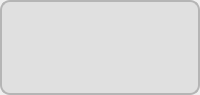
<?xml version="1.0" encoding="UTF-8"?>
<ui version="4.0">
 <class>EmailPreviewWidget</class>
 <widget class="QWidget" name="EmailPreviewWidget">
  <property name="geometry">
   <rect>
    <x>0</x>
    <y>0</y>
    <width>200</width>
    <height>95</height>
   </rect>
  </property>
  <property name="minimumSize">
   <size>
    <width>200</width>
    <height>95</height>
   </size>
  </property>
  <property name="windowTitle">
   <string>Form</string>
  </property>
  <layout class="QVBoxLayout" name="verticalLayout">
   <property name="spacing">
    <number>0</number>
   </property>
   <property name="leftMargin">
    <number>0</number>
   </property>
   <property name="topMargin">
    <number>0</number>
   </property>
   <property name="rightMargin">
    <number>0</number>
   </property>
   <property name="bottomMargin">
    <number>0</number>
   </property>
   <item>
    <widget class="QFrame" name="EmailPreviewFrame">
     <property name="styleSheet">
      <string notr="true">QFrame#EmailPreviewFrame {
	background: #e0e0e0;
	border: 2px solid #b5b5b5;
	border-radius: 10;
}

QFrame#EmailPreviewFrame:hover {
	background: #cecece;
}</string>
     </property>
     <property name="frameShape">
      <enum>QFrame::NoFrame</enum>
     </property>
     <property name="frameShadow">
      <enum>QFrame::Raised</enum>
     </property>
     <layout class="QVBoxLayout" name="verticalLayout_4">
      <property name="spacing">
       <number>0</number>
      </property>
      <property name="leftMargin">
       <number>0</number>
      </property>
      <property name="topMargin">
       <number>0</number>
      </property>
      <property name="rightMargin">
       <number>0</number>
      </property>
      <property name="bottomMargin">
       <number>0</number>
      </property>
      <item>
       <widget class="QFrame" name="EmailPreviewFrame_">
        <property name="frameShape">
         <enum>QFrame::NoFrame</enum>
        </property>
        <property name="frameShadow">
         <enum>QFrame::Raised</enum>
        </property>
        <layout class="QVBoxLayout" name="verticalLayout_3">
         <property name="spacing">
          <number>0</number>
         </property>
         <property name="leftMargin">
          <number>5</number>
         </property>
         <property name="topMargin">
          <number>5</number>
         </property>
         <property name="rightMargin">
          <number>5</number>
         </property>
         <property name="bottomMargin">
          <number>5</number>
         </property>
         <item>
          <widget class="QFrame" name="EmailPreviewDetailsFrame">
           <property name="frameShape">
            <enum>QFrame::NoFrame</enum>
           </property>
           <property name="frameShadow">
            <enum>QFrame::Raised</enum>
           </property>
           <layout class="QHBoxLayout" name="horizontalLayout">
            <property name="spacing">
             <number>0</number>
            </property>
            <property name="leftMargin">
             <number>0</number>
            </property>
            <property name="topMargin">
             <number>0</number>
            </property>
            <property name="rightMargin">
             <number>0</number>
            </property>
            <property name="bottomMargin">
             <number>0</number>
            </property>
            <item>
             <widget class="QLabel" name="EmailPreviewProfilePicLabel">
              <property name="sizePolicy">
               <sizepolicy hsizetype="Maximum" vsizetype="Maximum">
                <horstretch>0</horstretch>
                <verstretch>0</verstretch>
               </sizepolicy>
              </property>
              <property name="styleSheet">
               <string notr="true">padding-right:3;</string>
              </property>
              <property name="text">
               <string/>
              </property>
              <property name="alignment">
               <set>Qt::AlignCenter</set>
              </property>
             </widget>
            </item>
            <item>
             <widget class="QFrame" name="EmailPreviewDetailsFrame_">
              <property name="frameShape">
               <enum>QFrame::NoFrame</enum>
              </property>
              <property name="frameShadow">
               <enum>QFrame::Raised</enum>
              </property>
              <layout class="QVBoxLayout" name="verticalLayout_2">
               <property name="spacing">
                <number>0</number>
               </property>
               <property name="leftMargin">
                <number>0</number>
               </property>
               <property name="topMargin">
                <number>0</number>
               </property>
               <property name="rightMargin">
                <number>0</number>
               </property>
               <property name="bottomMargin">
                <number>0</number>
               </property>
               <item>
                <spacer name="__Spacer__27">
                 <property name="orientation">
                  <enum>Qt::Vertical</enum>
                 </property>
                 <property name="sizeHint" stdset="0">
                  <size>
                   <width>20</width>
                   <height>40</height>
                  </size>
                 </property>
                </spacer>
               </item>
               <item>
                <widget class="QLabel" name="EmailPreviewSubjectLabel">
                 <property name="font">
                  <font>
                   <family>Segoe UI</family>
                   <pointsize>12</pointsize>
                   <weight>75</weight>
                   <bold>true</bold>
                  </font>
                 </property>
                 <property name="styleSheet">
                  <string notr="true">QLabel#EmailPreviewSubjectLabel {
	color:#393939;
}</string>
                 </property>
                 <property name="text">
                  <string/>
                 </property>
                </widget>
               </item>
               <item>
                <widget class="QLabel" name="EmailPreviewFromLabel">
                 <property name="font">
                  <font>
                   <family>Segoe UI</family>
                   <pointsize>11</pointsize>
                  </font>
                 </property>
                 <property name="styleSheet">
                  <string notr="true">QLabel#EmailPreviewFromLabel {
	color:#606060;
}</string>
                 </property>
                 <property name="text">
                  <string/>
                 </property>
                </widget>
               </item>
               <item>
                <spacer name="__Spacer__28">
                 <property name="orientation">
                  <enum>Qt::Vertical</enum>
                 </property>
                 <property name="sizeHint" stdset="0">
                  <size>
                   <width>20</width>
                   <height>40</height>
                  </size>
                 </property>
                </spacer>
               </item>
              </layout>
             </widget>
            </item>
           </layout>
          </widget>
         </item>
         <item>
          <widget class="QTextEdit" name="EmailPreviewBodyTextEdit">
           <property name="font">
            <font>
             <family>Segoe UI</family>
             <pointsize>11</pointsize>
             <weight>50</weight>
             <bold>false</bold>
            </font>
           </property>
           <property name="styleSheet">
            <string notr="true">QTextEdit#EmailPreviewBodyTextEdit {
	background: rgba(0,0,0,0);
	color: #606060;
}</string>
           </property>
           <property name="frameShape">
            <enum>QFrame::NoFrame</enum>
           </property>
           <property name="verticalScrollBarPolicy">
            <enum>Qt::ScrollBarAlwaysOff</enum>
           </property>
           <property name="horizontalScrollBarPolicy">
            <enum>Qt::ScrollBarAlwaysOff</enum>
           </property>
           <property name="readOnly">
            <bool>true</bool>
           </property>
           <property name="html">
            <string>&lt;!DOCTYPE HTML PUBLIC &quot;-//W3C//DTD HTML 4.0//EN&quot; &quot;http://www.w3.org/TR/REC-html40/strict.dtd&quot;&gt;
&lt;html&gt;&lt;head&gt;&lt;meta name=&quot;qrichtext&quot; content=&quot;1&quot; /&gt;&lt;style type=&quot;text/css&quot;&gt;
p, li { white-space: pre-wrap; }
&lt;/style&gt;&lt;/head&gt;&lt;body style=&quot; font-family:'Segoe UI'; font-size:11pt; font-weight:400; font-style:normal;&quot;&gt;
&lt;p style=&quot;-qt-paragraph-type:empty; margin-top:0px; margin-bottom:0px; margin-left:0px; margin-right:0px; -qt-block-indent:0; text-indent:0px;&quot;&gt;&lt;br /&gt;&lt;/p&gt;&lt;/body&gt;&lt;/html&gt;</string>
           </property>
           <property name="textInteractionFlags">
            <set>Qt::NoTextInteraction</set>
           </property>
          </widget>
         </item>
        </layout>
       </widget>
      </item>
     </layout>
    </widget>
   </item>
  </layout>
 </widget>
 <resources>
  <include location="Images/Resource.qrc"/>
 </resources>
 <connections/>
</ui>
